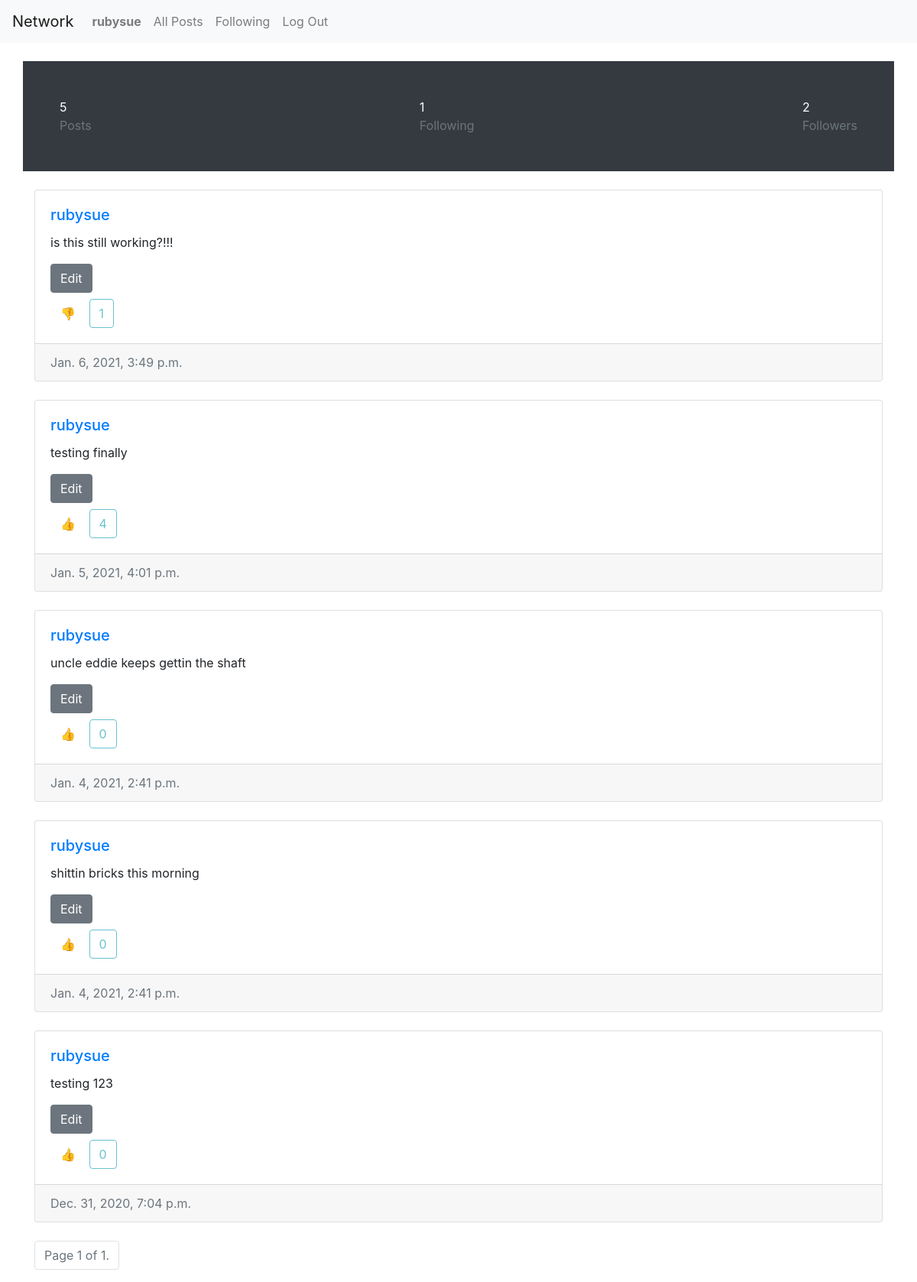
The app's page /rubysue (signed in) with its own data.
### network/models.py (models this page shows, shortened)
class User(AbstractUser):
    pass

class Post(models.Model):
    user = models.ForeignKey(User, on_delete= models.CASCADE, related_name= "posts")
    content = models.TextField(blank=True)
    date_created = models.DateTimeField(auto_now_add=True)
    likers = models.ManyToManyField(User, blank=True, related_name="userslikes")

### network/views.py (the view)
# urls.py: path("<str:username>", views.profile, name="profile"),
def profile(request, username):
    if username == str(request.user):
        usernamefollow = True
    else:
        usernamefollow = False
    displayfollowbtn= True
    usersought= User.objects.get(username = username)
    posts = Post.objects.filter(user= usersought.id).order_by("-date_created")
    paginator = Paginator(posts, 10)
    page_number = request.GET.get('page')
    page_obj = paginator.get_page(page_number)
    postCount = posts.count()
    if request.method == "POST":
        if request.POST["action"] == 'follow':
            usertoFollow = User.objects.get(username=username)
            userthatwillfollow = request.user
            if not Follower.objects.filter(user=userthatwillfollow):
                newFollower = Follower(user= userthatwillfollow)
                newFollower.save()
                newFollower.following.add(usertoFollow)
            else:
                currentFollower = Follower.objects.get(user=userthatwillfollow)
                currentFollower.following.add(usertoFollow)
                currentFollower.save()
        elif request.POST["action"] == 'unfollow':
            userToUnFollow = User.objects.get(username=username)
            userThatWillUnfollow = request.user
            currentUnFollower = Follower.objects.get(user=userThatWillUnfollow)
            currentUnFollower.following.remove(userToUnFollow)
            currentUnFollower.save()
        followercount = Follower.objects.get(user=usersought)
        following = followercount.following.count()
        count = usersought.users_followers.all()
        follower = Follower.objects.get(user = request.user)
        if follower.following.filter(username = username):
            displayfollowbtn = False
        return render(request, "network/profile.html", {
            "posts": posts,
            "postCount": postCount,
            "usernamefollow": usernamefollow,
            "username": username,
            "followers": len(count),
            "following": following,
            "displayfollowbtn": displayfollowbtn,
            "page_obj": page_obj
        })
    else:
        if not Follower.objects.filter(user=request.user):
            initFollower = Follower(user= request.user)
            initFollower.save()
        if not Follower.objects.filter(user=usersought):
            initFollower = Follower(user= usersought)
            initFollower.save()
        followercount = Follower.objects.get(user=usersought)
        following = followercount.following.count()
        count = usersought.users_followers.all()
        follower = Follower.objects.get(user = request.user)
        if follower.following.filter(username = username):
            displayfollowbtn = False
        return render(request, "network/profile.html", {
            "posts": posts,
            "postCount": postCount,
            "usernamefollow": usernamefollow,
            "username": username,
            "followers": len(count),
            "following": following,
            "displayfollowbtn": displayfollowbtn,
            "page_obj": page_obj
        })

### network/templates/network/profile.html (shortened to what this page needs)
{% extends "network/layout.html" %}
{% load static %}
{% block body %}
    <div class="container text-white bg-dark p-5 mt-4 mb-4 d-flex justify-content-between">
        <div class="postcount-container">
            <div>{{postCount}}</div>
            <div class="post text-muted">Posts</div>
        </div>
        <div class="following-count-container">
            <div>{{following}}</div>
            <div class="post text-muted">Following</div>
        </div>
        <div class="followers-count-container">
            <div>{{followers}}</div>
            <div class="post text-muted">Followers</div>
        </div>
    </div>
    <div class="container mt-4 w-100">
        {%for post in page_obj%}
                <div class="card mb-4">
                    <div class="card-body">
                        <h5 class="card-title"><a class="card-link" href="{% url 'profile' post.user %}">{{post.user}}</a></h5>
                        <p class="card-text" id="content{{post.id}}">{{post.content}}</p>
                        <div class="actions">
                            {% if post.user == request.user %}
                            <button data-id ="{{post.id}}" class="mb-2 btn-edit btn btn-small btn-secondary">Edit</button>
                            {% endif %}
                            <div class="like-containter">
                                {% if request.user in post.likers.all%}
                                <button data-id="{{post.id}}" class="likebtn like{{post.id}} btn btn-small">👎</button>
                                {% else %}
                                <button data-id="{{post.id}}" class="likebtn like{{post.id}} btn btn-small">👍</button>
                                {% endif %}
                                <button type="button" disabled class="likecounter{{post.id}} btn btn-small btn-outline-info">{{post.likers.all.count}}</button>
                            </div>
                        </div>
                    </div>
                    <div class="card-footer text-muted">
                        {{post.date_created}}
                    </div>
                </div>
            {% endfor %}
            <nav class="pagination" aria-label="Page navigation">
                <ul class="step-links pagination">
                    <li class="current page-item disabled">
                        <a href="#" class="page-link" aria-disabled="true">Page {{page_obj.number}} of {{page_obj.paginator.num_pages}}.</a>
                    </li>
                </ul>
            </nav>
    </div>
{% endblock %}

### network/templates/network/layout.html (shortened to what this page needs)
{% load static %}
<!DOCTYPE html>
<html lang="en">
    <head>
        <link rel="stylesheet" href="https://stackpath.bootstrapcdn.com/bootstrap/4.4.1/css/bootstrap.min.css">
        <link href="{% static 'network/styles.css' %}" rel="stylesheet">
    </head>
    <body>
        <nav class="navbar navbar-expand-lg navbar-light bg-light">
            <a class="navbar-brand" href="#">Network</a>
            <div>
              <ul class="navbar-nav mr-auto">
                {% if user.is_authenticated %}
                    <li class="nav-item">
                        <a class="nav-link" href="#"><strong>{{ user.username }}</strong></a>
                    </li>
                {% endif %}
                <li class="nav-item">
                  <a class="nav-link" href="{% url 'index' %}">All Posts</a>
                </li>
                {% if user.is_authenticated %}
                    <li class="nav-item">
                        <a class="nav-link" href="{% url 'following' %}">Following</a>
                    </li>
                    <li class="nav-item">
                        <a class="nav-link" href="{% url 'logout' %}">Log Out</a>
                    </li>
                {% endif %}
              </ul>
            </div>
          </nav>
        <div class="body">
            {% block body %}
            {% endblock %}
        </div>
    </body>
</html>

### network/static/network/styles.css (style rules this page uses)
.actions { display:flex; flex-direction: column; justify-content: space-between; align-items: flex-start; }

### records on screen
User: username "rubysue"
Post: user "rubysue", content "is this still working?!!!", likers.all.count "1", date_created "Jan. 6, 2021, 3:49 p.m."
Post: user "rubysue", content "testing finally", likers.all.count "4", date_created "Jan. 5, 2021, 4:01 p.m."
Post: user "rubysue", content "uncle eddie keeps gettin the shaft", likers.all.count "0", date_created "Jan. 4, 2021, 2:41 p.m."
Post: user "rubysue", content "shittin bricks this morning", likers.all.count "0", date_created "Jan. 4, 2021, 2:41 p.m."
Post: user "rubysue", content "testing 123", likers.all.count "0", date_created "Dec. 31, 2020, 7:04 p.m."

### other values on screen
{{ postCount }} "5"
{{ following }} "1"
{{ followers }} "2"
{{ page_obj.number }} "1"
{{ page_obj.paginator.num_pages }} "1"
